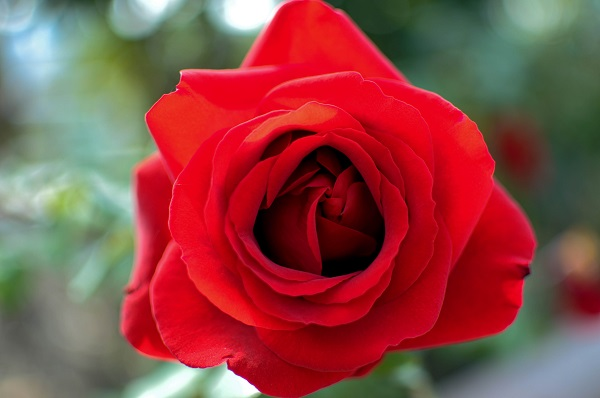
#> input picture task1-3/c2/2.jpg, 600 x 398 px
$ python high_boost_filter.py
#> lines starting #> are read from the running program, lines starting #| are printed output that depends on the picture
#高通滤波器 --- >  高频提升滤波器

#导入cv2
import cv2
#导入 numpy 模块，并命名为 np
import numpy as np
#从 scipy 模块中导入 ndimage() 函数
from scipy import ndimage

#生成一个3×3的卷积矩阵
kernel_3x3 = np.array([[-1,-1,-1],
                        [-1,8,-1],
                        [-1,-1,-1]])

#生成一个5×5的卷积矩阵
kernel_5x5 = np.array([[-1,-1,-1,-1,-1],
                        [-1, 1, 2, 1,-1],
                        [-1, 2, 4, 2,-1],
                        [-1, 1, 2, 1,-1],
                        [-1,-1,-1,-1,-1]])

#读取图像，并转化为灰度图
#因为cv2.IMREAD_GRAYSCALE = 0
#所以也可以将第二个元素直接写成 0
img = cv2.imread("2.jpg", 0)
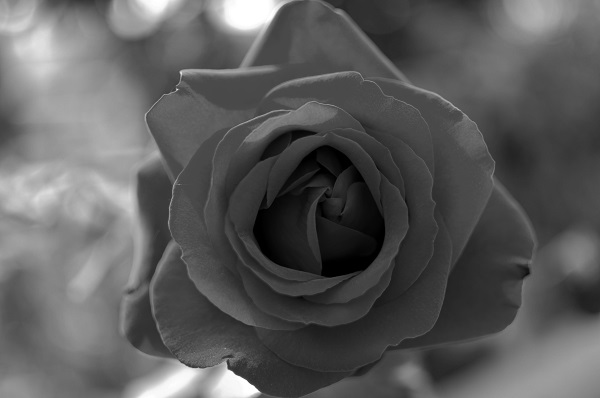
#> img: shape (398, 600); min 0, max 255, mean 92

#将这个灰度图显示出来
cv2.imshow("img", img)

#将获取的图像与自定义的 3x3卷积矩阵 进行卷积运算。
#convolve ------------> 卷积
kernel_3 = ndimage.convolve(img, kernel_3x3)
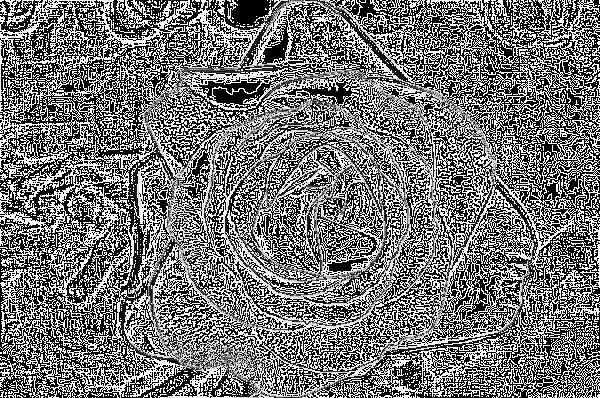
#> kernel_3: shape (398, 600); min 0, max 255, mean 117.9

#将获取的图像与自定义的 5x5卷积矩阵 进行卷积运算。
kernel_5 = ndimage.convolve(img, kernel_5x5)
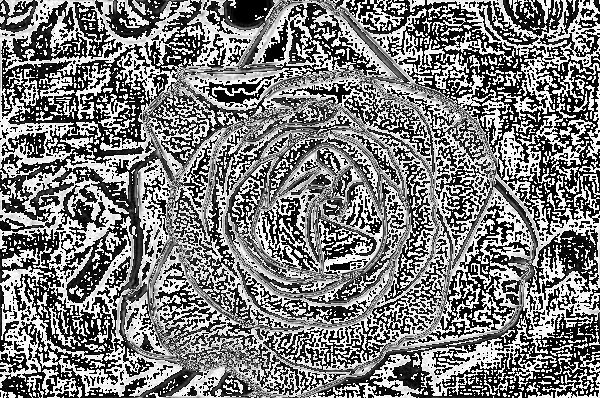
#> kernel_5: shape (398, 600); min 0, max 255, mean 124.8

#高斯滤波算法
#cv2.GaussianBlur(
#                   InputArray      src,                            #输入的图像数组
#                   OutputArray     dst,                            #输出的图像数组
#                   Size            Ksize,                          #卷积核的大小（核的宽度与高度可以不同，但一定要为正奇数或0）
#                   double          sigmaX,                         #表示核在X轴方向的标准偏差
#                   double          sigmaY = 0,                     #表示核在Y轴方向的标准偏差，当该值为0时，表示与sigmaX取同样的值
#                   int             borderType = BORDER_DEFAULT)    #边框样式
blurred = cv2.GaussianBlur(img, (11,11), 0)

#将高斯滤波得到的图像与读取的图像相减
g_hpf = img - blurred
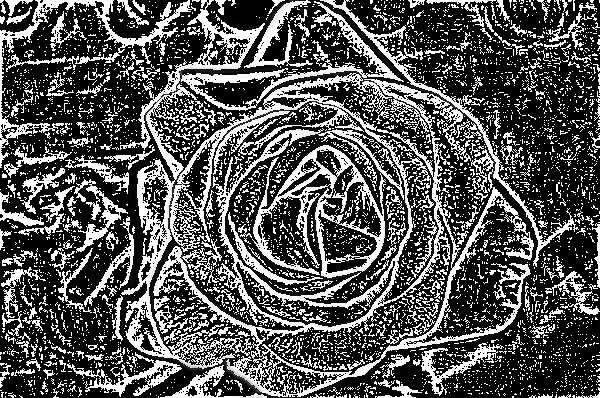
#> g_hpf: shape (398, 600); min 0, max 255, mean 84.5

#显示使用 3x3卷积核 结果下的图像
cv2.imshow("3x3", kernel_3)

#显示使用 5x5卷积核 结果下的图像
cv2.imshow("5x5", kernel_5)

#显示高斯滤波与原图相减后得到的图像
cv2.imshow("g_hpf", g_hpf)

cv2.waitKey(0)
